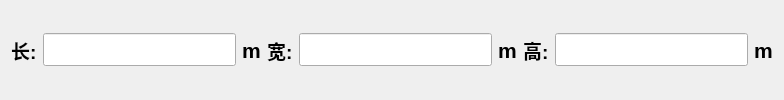
                <widget class="QWidget" name="Box">
                 <attribute name="title">
                  <string>方形</string>
                 </attribute>
                 <layout class="QGridLayout" name="gridLayout_5">
                  <item row="0" column="0">
                   <layout class="QHBoxLayout" name="horizontalLayout_goods">
                    <item>
                     <widget class="QLabel" name="label_goods_len">
                      <property name="font">
                       <font>
                        <family>Ubuntu</family>
                        <pointsize>14</pointsize>
                        <weight>75</weight>
                        <bold>true</bold>
                       </font>
                      </property>
                      <property name="text">
                       <string>长:</string>
                      </property>
                     </widget>
                    </item>
                    <item>
                     <widget class="QLineEdit" name="edit_goods_len">
                      <property name="font">
                       <font>
                        <pointsize>16</pointsize>
                       </font>
                      </property>
                      <property name="styleSheet">
                       <string notr="true">color: rgb(255, 255, 255);</string>
                      </property>
                      <property name="text">
                       <string/>
                      </property>
                     </widget>
                    </item>
                    <item>
                     <widget class="QLabel" name="uint_goods_len">
                      <property name="font">
                       <font>
                        <family>Ubuntu</family>
                        <pointsize>16</pointsize>
                        <weight>75</weight>
                        <bold>true</bold>
                       </font>
                      </property>
                      <property name="text">
                       <string>m</string>
                      </property>
                     </widget>
                    </item>
                    <item>
                     <widget class="QLabel" name="label_goods_w">
                      <property name="font">
                       <font>
                        <family>Ubuntu</family>
                        <pointsize>14</pointsize>
                        <weight>75</weight>
                        <bold>true</bold>
                       </font>
                      </property>
                      <property name="text">
                       <string>宽:</string>
                      </property>
                     </widget>
                    </item>
                    <item>
                     <widget class="QLineEdit" name="edit_goods_w">
                      <property name="font">
                       <font>
                        <pointsize>16</pointsize>
                       </font>
                      </property>
                      <property name="styleSheet">
                       <string notr="true">color: rgb(255, 255, 255);</string>
                      </property>
                      <property name="text">
                       <string/>
                      </property>
                     </widget>
                    </item>
                    <item>
                     <widget class="QLabel" name="uint_goods_w">
                      <property name="font">
                       <font>
                        <family>Ubuntu</family>
                        <pointsize>16</pointsize>
                        <weight>75</weight>
                        <bold>true</bold>
                       </font>
                      </property>
                      <property name="text">
                       <string>m</string>
                      </property>
                     </widget>
                    </item>
                    <item>
                     <widget class="QLabel" name="label_goods_h">
                      <property name="font">
                       <font>
                        <family>Ubuntu</family>
                        <pointsize>14</pointsize>
                        <weight>75</weight>
                        <bold>true</bold>
                       </font>
                      </property>
                      <property name="text">
                       <string>高:</string>
                      </property>
                     </widget>
                    </item>
                    <item>
                     <widget class="QLineEdit" name="edit_goods_h">
                      <property name="font">
                       <font>
                        <pointsize>16</pointsize>
                       </font>
                      </property>
                      <property name="styleSheet">
                       <string notr="true">color: rgb(255, 255, 255);</string>
                      </property>
                      <property name="text">
                       <string/>
                      </property>
                     </widget>
                    </item>
                    <item>
                     <widget class="QLabel" name="uint_goods_h">
                      <property name="font">
                       <font>
                        <family>Ubuntu</family>
                        <pointsize>16</pointsize>
                        <weight>75</weight>
                        <bold>true</bold>
                       </font>
                      </property>
                      <property name="text">
                       <string>m</string>
                      </property>
                     </widget>
                    </item>
                   </layout>
                  </item>
                 </layout>
                </widget>
